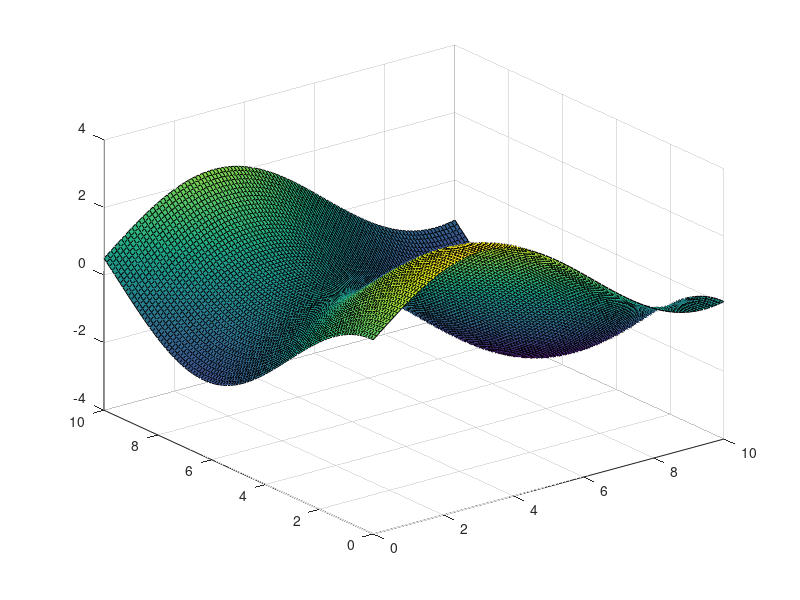

Reproduce this figure in MATLAB. (Note: this script raises an error after producing the figure.)



%%%%%%%%%%%%%% surface equation
	A1_plot = 3.5*0.50;
	a1_plot = 0.50;
	B1_plot = 3.5*0.50;
	b1_plot = 0.50;
% z_plot = A1_plot*sin(a1_plot*x) + B1_plot*cos(b1_plot*y);
% ezplot3(x,y,z_plot)

% z_ = A1_plot*sin(a1_plot*x) + B1_plot*cos(b1_plot*y);
% 
figure;
[x_plot,y_plot] = meshgrid(0:.1:10);
Z = A1_plot*sin(a1_plot*x_plot) + B1_plot*cos(b1_plot*y_plot);	
surf(x_plot, y_plot, Z);
hold on;

% ezsurf(A1_plot*sin(a1_plot*x) + B1_plot*cos(b1_plot*y));
%     ezplot3('sin(t)','cos(t)','t',[0,6*pi])

% t = 0:1:10;
syms t
x = (7662109816173053*(5*t - 5)*(t/9 - 10/9)^4)/81064793292668928 + (15417885805358455*(t/9 - 10/9)^2*(t - 1)^3)/26264993026824732672 - (36534689744609165*(t/9 - 10/9)^3*(t - 1)^2)/364791569817010176 + (10*(t - 1)^5)/59049 + (17*(t/9 - 10/9)^5)/170141183460469231731687303715884105728 - (1985969778222175*(t/9 - 10/9)*(t - 1)^4)/7387029288794456064;
y = (3245052726779088512677549012472262960711888001415525*t^9)/50216813883093446110686315385661331328818843555712276103168 - (281591205443990666038867152340093898292618093301827*t^10)/100433627766186892221372630771322662657637687111424552206336 + (1625568794352896688359187145543212782472463800705985485*t^8)/401734511064747568885490523085290650630550748445698208825344 - (87779747143988195030394660067445112182912022491804670975*t^7)/351517697181654122774804207699629319301731904889985932722176 + (558831840241108863162905098286177500375167885322997429505*t^6)/100433627766186892221372630771322662657637687111424552206336 - (3195769764914982016270190181855877882154435968069210438809*t^5)/50216813883093446110686315385661331328818843555712276103168 + (82979949925468342243454696974214459867508409015201282442175*t^4)/200867255532373784442745261542645325315275374222849104412672 - (79300969002904997369116244939477210224144794795429566967135*t^3)/50216813883093446110686315385661331328818843555712276103168 + (10876140949635649085760031073745757528713645902976881439825*t^2)/3138550867693340381917894711603833208051177722232017256448 - (42556696698796099043150469990599073897538124249580901716405*t)/12554203470773361527671578846415332832204710888928069025792 + 333030310920576328768739404781595487468545547466809470677512347320415005/289873346565203679072259746215635069002946576831156235316826017399570432;
z = (7*sin((1683168592116347*(t/9 - 10/9)^2*(t - 1)^3)/68398419340689408 - (5544330438053*(t/9 - 10/9)^3*(t - 1)^2)/22265110462464 + (((2128330601648275*t)/9 - 21283306016482750/9)*(t - 1)^4)/1231171548132409344 + (5*(t - 1)^5)/59049 - ((t/9 - 10/9)^4*(1300920956209735*t - 1300920956209735))/5066549580791808))/4 + (7*cos((7511085341189325*t^10)/1208925819614629174706176 - (7580590769774153*t^9)/18889465931478580854784 + (6502055733946115*t^8)/590295810358705651712 - (5397197249074395*t^7)/32281802128991715328 + (7035253457800769*t^6)/4611686018427387904 - (4877253313351947*t^5)/576460752303423488 + (1941496070786817*t^4)/72057594037927936 - (5662225777610969*t^3)/144115188075855872 - (1947633043123047*t^2)/288230376151711744 + (5093689621668857*t)/72057594037927936 - 3206151636702487/72057594037927936))/4;





% y = (3954289611*t^10)/400000000000000000 - (94403116987*t^9)/90000000000000000 + (27444966803*t^8)/800000000000000 - (74503357617*t^7)/140000000000000 + (106674298163*t^6)/24000000000000 - (20292554409*t^5)/1000000000000 + (19125763359*t^4)/400000000000 - (364790327*t^3)/6000000000 + (39186447*t^2)/400000000 - (535463*t)/10000000;
% x = (7437*t^4*(t/10 - 1))/10000000 - (751*t*(t/10 - 1)^4)/4000 - (4501*t^2*(t/10 - 1)^3)/20000 + (2129*t^3*(t/10 - 1)^2)/200000 + t^5/100000;
% z =(7*cos((3954289611*t^10)/800000000000000000 - (94403116987*t^9)/180000000000000000 + (27444966803*t^8)/1600000000000000 - (74503357617*t^7)/280000000000000 + (106674298163*t^6)/48000000000000 - (20292554409*t^5)/2000000000000 + (19125763359*t^4)/800000000000 - (364790327*t^3)/12000000000 + (39186447*t^2)/800000000 - (535463*t)/20000000))/4 + (7*sin((7437*t^4*(t/10 - 1))/20000000 - (751*t*(t/10 - 1)^4)/8000 - (4501*t^2*(t/10 - 1)^3)/40000 + (2129*t^3*(t/10 - 1)^2)/400000 + t^5/200000))/4
% 
figure
ezplot3(x,y,z, [1, 10])